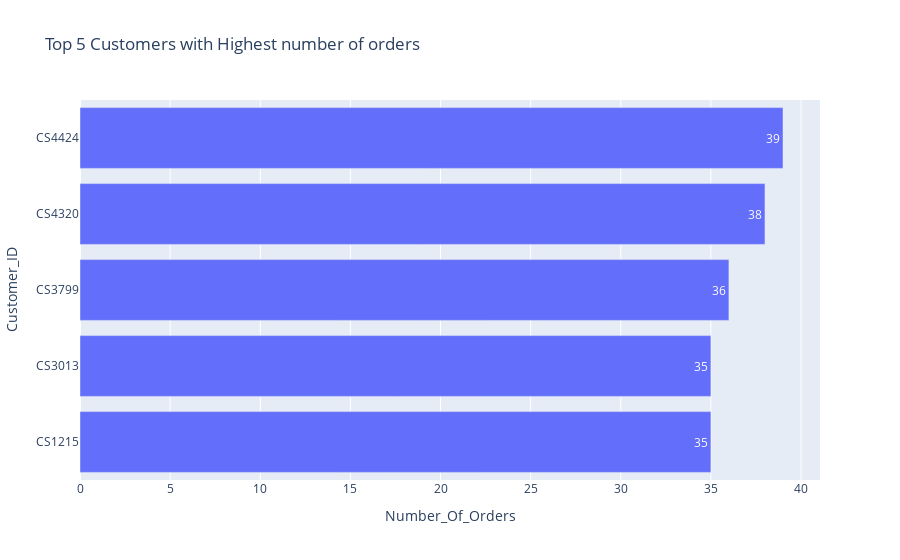

The cell this chart's notebook holds for it:
### Code cell
top_order_sales =cust_count.sort_values(by='count').tail(5)
fig = px.bar(top_order_sales, x='count', y='customer_id',
             title='Top 5 Customers with Highest number of orders',
             labels={'count': 'Number_Of_Orders', 'customer_id': 'Customer_ID'},
             text='count')
fig.show()
fig.write_html('top_5_order_plot.html')

### Figure 1 — Plotly figure (JSON) as saved in the notebook; plotly's stock layout.template omitted (floating-point values rounded to 4 significant figures)
{"data": [{"alignmentgroup": "True", "hovertemplate": "Number_Of_Orders=%{text}<br>Customer_ID=%{y}<extra></extra>", "legendgroup": "", "marker": {"color": "#636efa", "pattern": {"shape": ""}}, "name": "", "offsetgroup": "", "orientation": "h", "showlegend": false, "text": [35, 35, 36, 38, 39], "textposition": "auto", "type": "bar", "x": [35, 35, 36, 38, 39], "xaxis": "x", "y": ["CS1215", "CS3013", "CS3799", "CS4320", "CS4424"], "yaxis": "y"}], "layout": {"barmode": "relative", "legend": {"tracegroupgap": 0}, "title": {"text": "Top 5 Customers with Highest number of orders"}, "xaxis": {"anchor": "y", "domain": [0, 1], "title": {"text": "Number_Of_Orders"}}, "yaxis": {"anchor": "x", "domain": [0, 1], "title": {"text": "Customer_ID"}}}}
